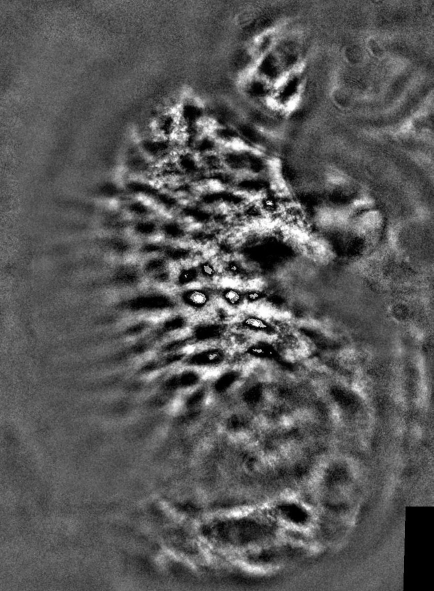
#> input picture Lame_criblee/LC001.jpg, 867 x 1182 px (shown at 1/2 size)
$ python traitement.py
#> lines starting #> are read from the running program, lines starting #| are printed output that depends on the picture; after the words box and inside, x2 and y2 are one past the last pixel; in counts of white or black regions, pixels touching at a corner belong together
#> further down, image is the input picture: shape (1182, 867); min 0, max 255, mean 86.8
import cv2
import numpy as np
from matplotlib import pyplot as plt
from skimage.filters import threshold_otsu, gaussian, laplace
from skimage.feature import canny
from skimage.morphology import opening, closing, square, white_tophat, disk
from skimage.measure import label, regionprops
from skimage.color import label2rgb

# 1. Elimination des rectangles noirs
def remove_black_rectangles(image):
    image[image == 0] = 128
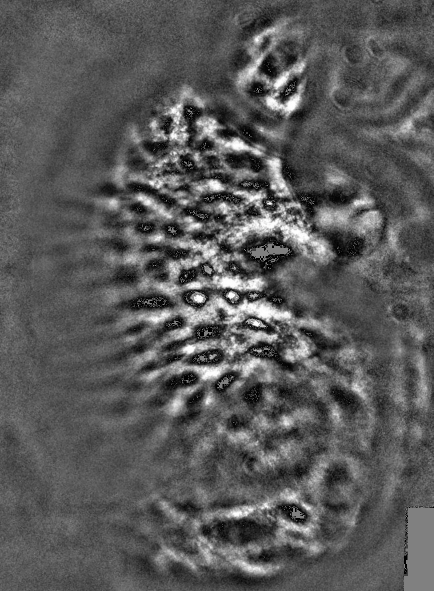
#> image: shape (1182, 867) (shown at 1/2 size); 1.54% of pixels changed, all inside (x1, y1, x2, y2) = (236, 119, 867, 1182)
    return image

# 2. Augmentation du contraste
def manual_contrast(image, factor):
#> called with factor = 1.5
    return cv2.convertScaleAbs(image, alpha=factor, beta=0)

def histogram_equalization(image):
    return cv2.equalizeHist(image)

def top_hat(image):
    selem = disk(12)
    return white_tophat(image, selem)
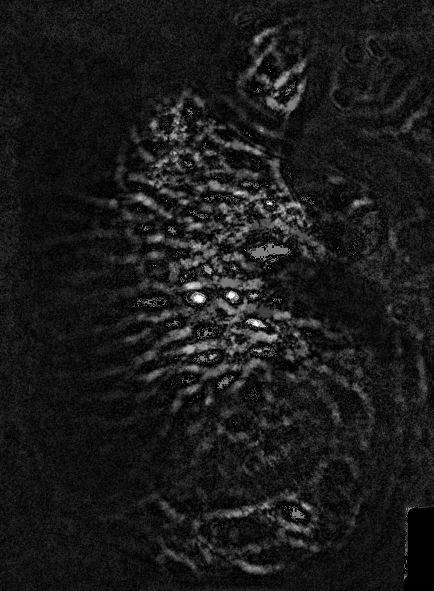
#> returned value: shape (1182, 867) (shown at 1/2 size); min 0, max 254, mean 26.1

# III. Méthodes de segmentation
def otsu_threshold(image):
    thresh = threshold_otsu(image)
#> thresh = 125
    return image > thresh
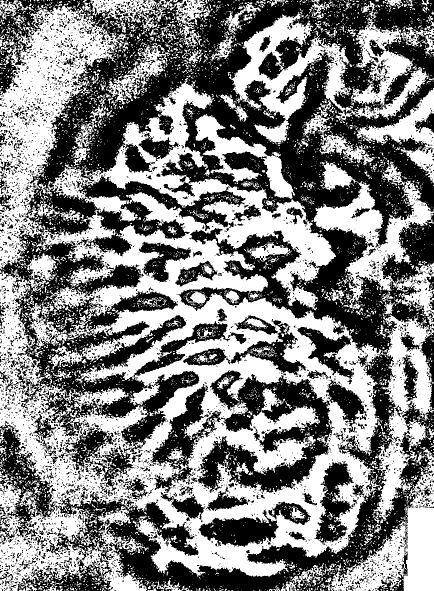
#> returned value: shape (1182, 867) bool (shown at 1/2 size); 50.8% white; 4825 black regions (4428 under 20 px), largest, box (x1, y1, x2, y2) and area: (0, 0, 867, 1182) 350005, (303, 741, 669, 986) 37438, (0, 847, 115, 1075) 8757

def hysteresis_threshold(image):
    return canny(image, low_threshold=10, high_threshold=50)
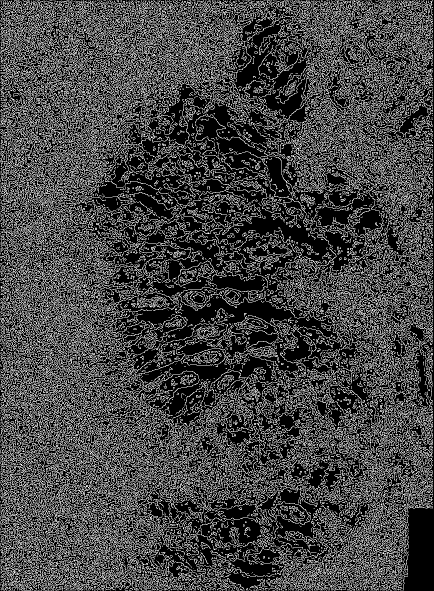
#> returned value: shape (1182, 867) bool (shown at 1/2 size); 27.2% white in thin lines or dots

# IV. Amélioration de l’image
def apply_opening(image):
    return opening(image, square(3))
#> returned value: shape (1182, 867) bool; 43.1% white; 1498 white regions (935 under 20 px), largest, box (x1, y1, x2, y2) and area: (0, 373, 755, 1153) 171776, (0, 12, 233, 537) 39983, (184, 166, 458, 415) 18500

def apply_closing(image):
    return closing(image, square(3))
#> returned value: shape (1182, 867) bool; 45.8% white; 717 white regions (429 under 20 px), largest, box (x1, y1, x2, y2) and area: (0, 166, 762, 1153) 247758, (0, 12, 235, 537) 46243, (463, 27, 701, 285) 20475

def sequential_filtering(image):
    return opening(closing(opening(closing(image, square(3)), square(3)), square(3)), square(3))
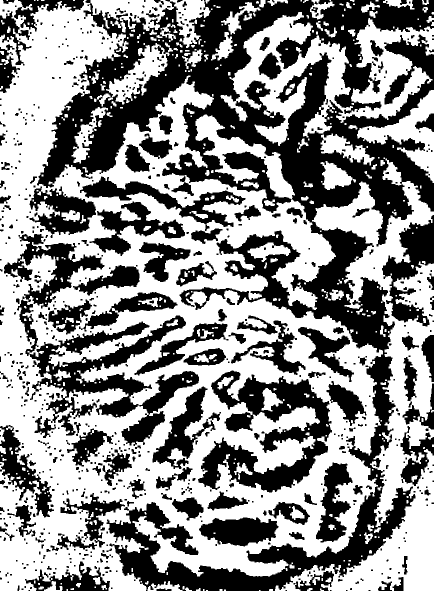
#> returned value: shape (1182, 867) bool (shown at 1/2 size); 55.6% white; 727 black regions (452 under 20 px)

# V. Détection de contours
def laplacian_of_gaussian(image):
    return laplace(gaussian(image, sigma=3))
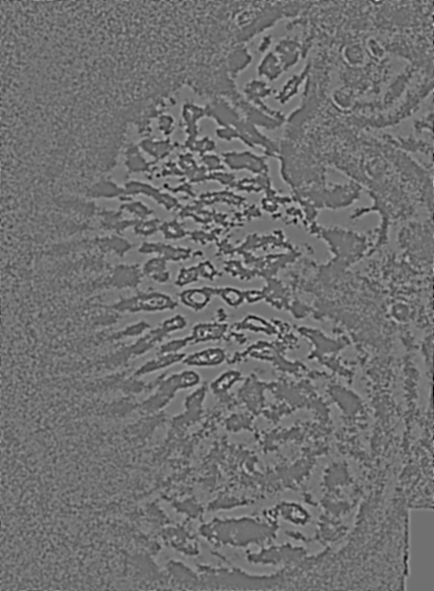
#> returned value: shape (1182, 867) float64 (shown at 1/2 size); min -0.0565, max 0.0713, mean 6.41e-20; drawn with min black and max white

# Load and process an example image
image_path = 'LC001.jpg'  # Replace with your image file path
image = cv2.imread(image_path, cv2.IMREAD_GRAYSCALE)

# Example workflow
image = remove_black_rectangles(image)
manual_contrast_image = manual_contrast(image, 1.5)
equalized_image = histogram_equalization(image)
tophat_image = top_hat(image)
binary_otsu = otsu_threshold(equalized_image)
edges = hysteresis_threshold(equalized_image)
opened_image = apply_opening(binary_otsu)
closed_image = apply_closing(opened_image)
filtered_image = sequential_filtering(binary_otsu)
log_image = laplacian_of_gaussian(equalized_image)

# Display results
plt.figure(figsize=(12, 12))

plt.subplot(331), plt.imshow(image, cmap='gray'), plt.title('Original Image')
plt.subplot(332), plt.imshow(manual_contrast_image, cmap='gray'), plt.title('Manual Contrast')
plt.subplot(333), plt.imshow(equalized_image, cmap='gray'), plt.title('Histogram Equalization')
plt.subplot(334), plt.imshow(tophat_image, cmap='gray'), plt.title('Top Hat')
plt.subplot(335), plt.imshow(binary_otsu, cmap='gray'), plt.title('Otsu Threshold')
plt.subplot(336), plt.imshow(edges, cmap='gray'), plt.title('Hysteresis Threshold')
plt.subplot(337), plt.imshow(opened_image, cmap='gray'), plt.title('Opening')
plt.subplot(338), plt.imshow(closed_image, cmap='gray'), plt.title('Closing')
plt.subplot(339), plt.imshow(filtered_image, cmap='gray'), plt.title('Sequential Filtering')

plt.show()

# Additional analysis and results
regions = regionprops(label(filtered_image))
#> regions = 524 regions; largest, box (x1, y1, x2, y2) and area: (0, 0, 766, 1182) 385979, (550, 362, 867, 1182) 72546, (441, 24, 867, 292) 40976, (391, 229, 590, 398) 9547, (714, 180, 867, 366) 8857
areas = [region.area for region in regions]
#> areas = 524 values, max 385979 at index 0, min 6 at index 1, mean 1087.2

# Display histogram of pore areas
plt.figure(figsize=(8, 6))
plt.hist(areas, bins=40, color='blue')
plt.title('Distribution of Pore Areas')
plt.xlabel('Area')
plt.ylabel('Count')
plt.show()
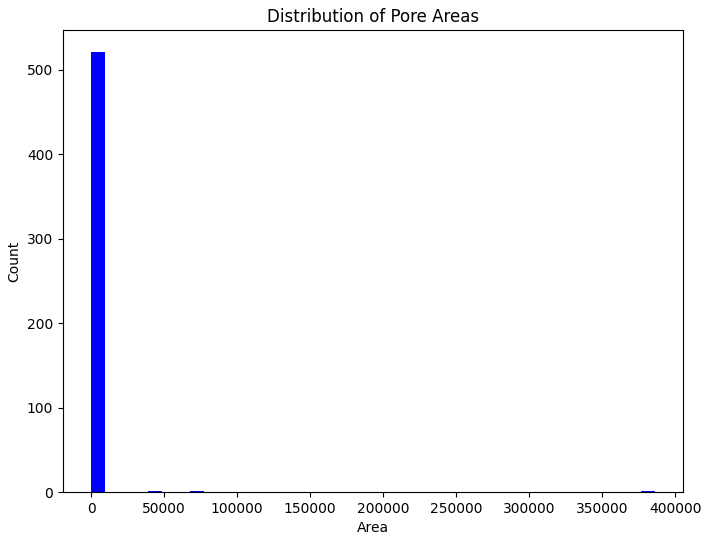
#> figure drawn by matplotlib, 1 panel; tallest bar 521 high, from x = 6 to 9655.3

# Statistical Summary
mean_area = np.mean(areas)
#> mean_area = 1087.2
median_area = np.median(areas)
#> median_area = 20
std_area = np.std(areas)
#> std_area = 17232.8

print(f"Mean Area: {mean_area:.2f}")
#| Mean Area: 1087.17
print(f"Median Area: {median_area:.2f}")
#| Median Area: 20.00
print(f"Standard Deviation of Area: {std_area:.2f}")
#| Standard Deviation of Area: 17232.83

$ run again, with Lame_criblee/LC002.jpg copied over Lame_criblee/LC001.jpg
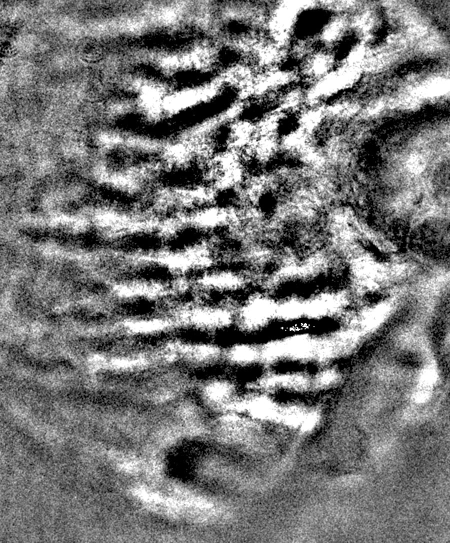
#> input picture Lame_criblee/LC002.jpg, 900 x 1086 px (shown at 1/2 size)
#> image is the input picture: shape (1086, 900); min 0, max 255, mean 119.7
#> image: shape (1086, 900); 5.66% of pixels changed, all inside (x1, y1, x2, y2) = (0, 0, 900, 1049)
#> thresh = 127
#> in laplacian_of_gaussian, `return laplace(gaussian(image, sigma=3))`:
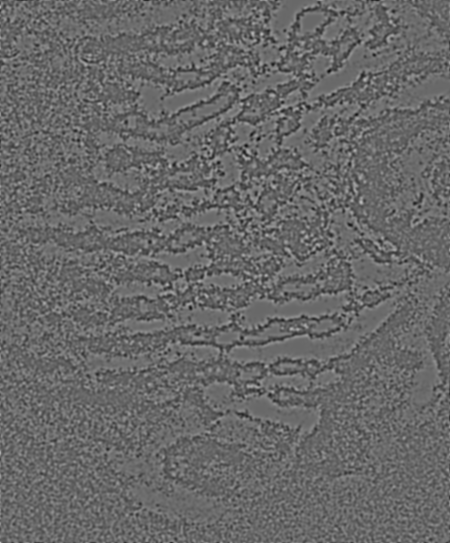
#> returned value: shape (1086, 900) float64 (shown at 1/2 size); min -0.0512, max 0.0736, mean 3.25e-20; drawn with min black and max white
#> regions = 1119 regions; largest, box (x1, y1, x2, y2) and area: (0, 0, 900, 1086) 353855, (155, 801, 492, 1065) 27835, (0, 0, 426, 89) 17619, (0, 156, 188, 412) 16449, (771, 248, 900, 455) 15380
#> areas = 1119 values, max 353855 at index 14, min 6 at index 3, mean 462.3
#> `plt.show()`:
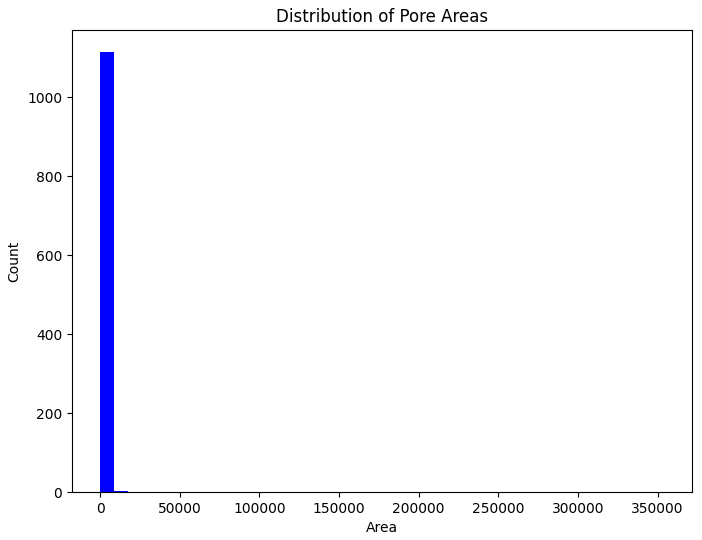
#> figure drawn by matplotlib, 1 panel; tallest bar 1114 high, from x = 6 to 8852.2
#> mean_area = 462.3
#> median_area = 18
#> std_area = 10641.1
#| Mean Area: 462.30
#| Median Area: 18.00
#| Standard Deviation of Area: 10641.12

$ run again, with Lame_criblee/LC004.jpg copied over Lame_criblee/LC001.jpg
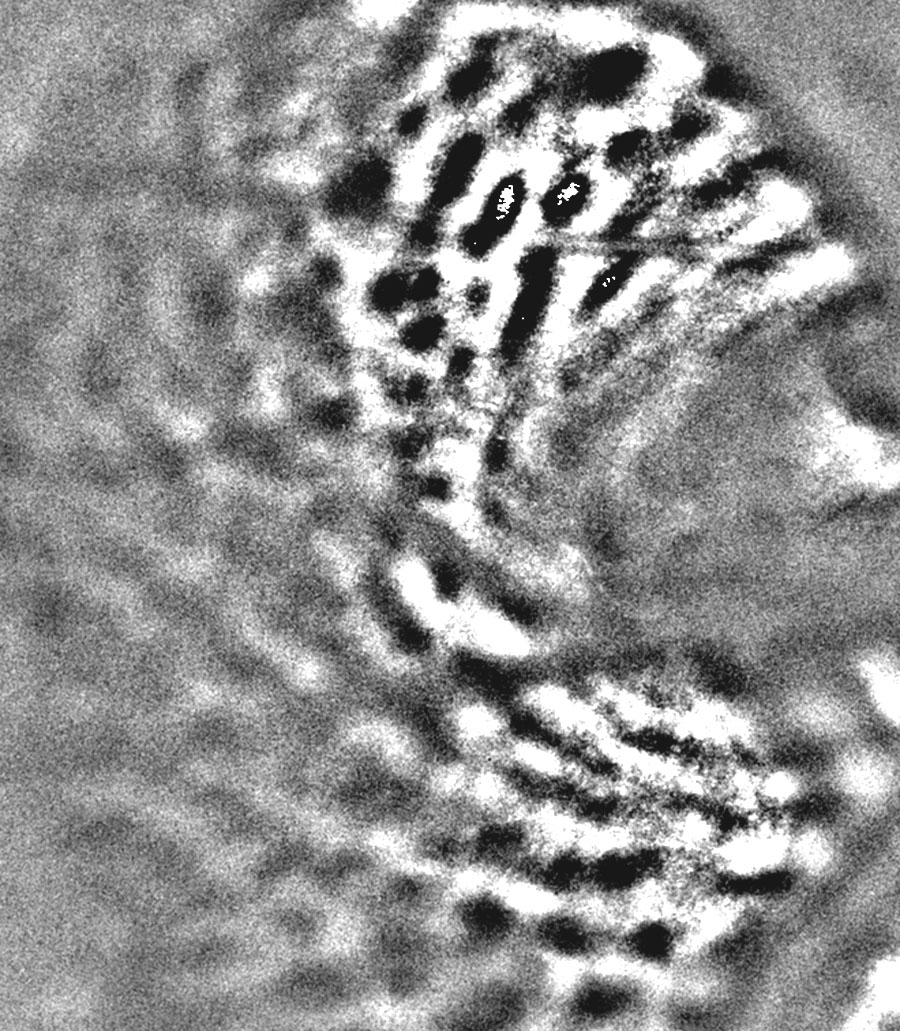
#> input picture Lame_criblee/LC004.jpg, 900 x 1031 px
#> image is the input picture: shape (1031, 900); min 7, max 255, mean 143.2
#> thresh = 126
#> in laplacian_of_gaussian, `return laplace(gaussian(image, sigma=3))`:
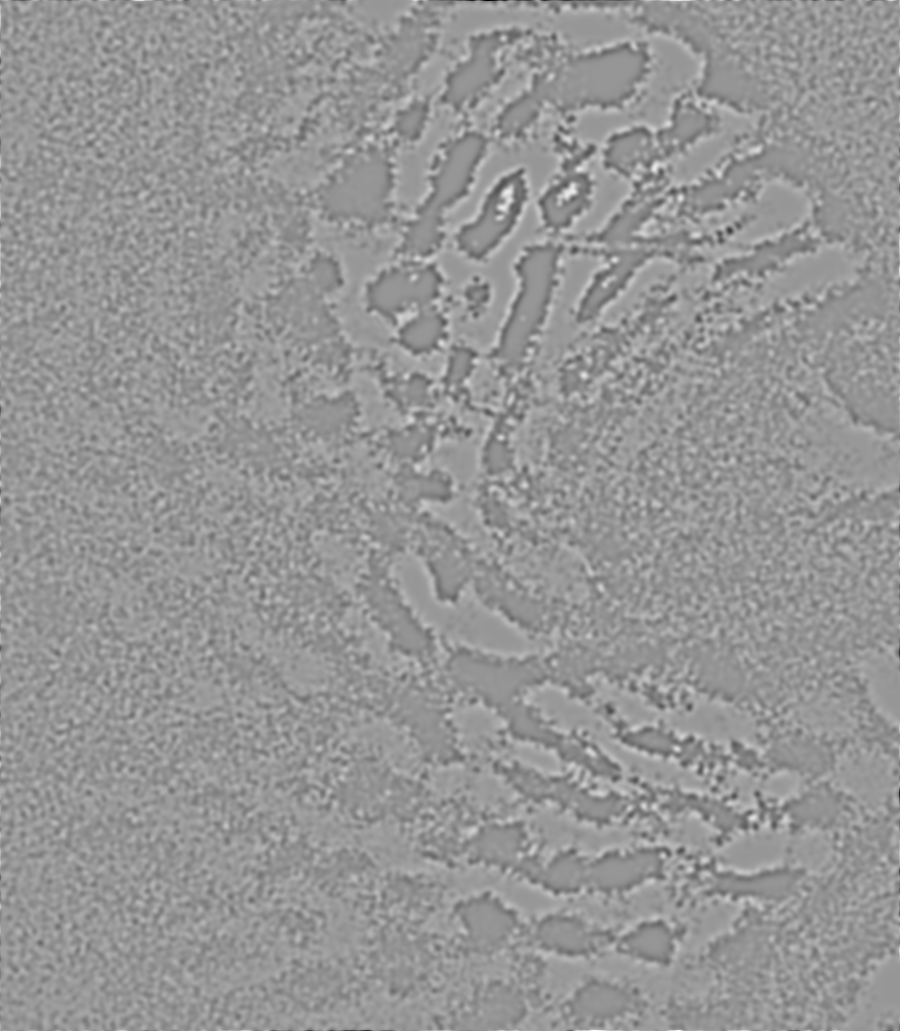
#> returned value: shape (1031, 900) float64; min -0.0798, max 0.0556, mean -4.88e-20; drawn with min black and max white
#> regions = 524 regions; largest, box (x1, y1, x2, y2) and area: (0, 0, 900, 1031) 393006, (0, 0, 424, 223) 45074, (702, 0, 900, 265) 18530, (734, 928, 900, 1031) 8342, (777, 680, 900, 825) 7727
#> areas = 524 values, max 393006 at index 1, min 6 at index 3, mean 964.6
#> `plt.show()`:
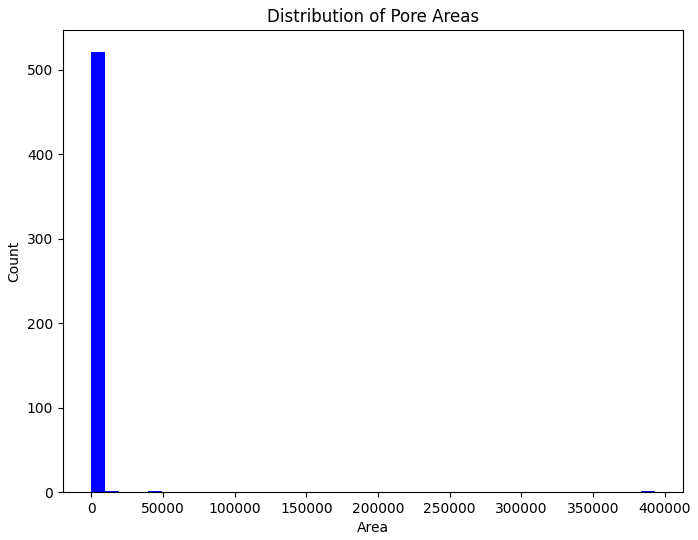
#> figure drawn by matplotlib, 1 panel; tallest bar 521 high, from x = 6 to 9831
#> mean_area = 964.6
#> median_area = 16
#> std_area = 17283.9
#| Mean Area: 964.57
#| Median Area: 16.00
#| Standard Deviation of Area: 17283.91

$ run again, with Lame_criblee/LC009.jpg copied over Lame_criblee/LC001.jpg
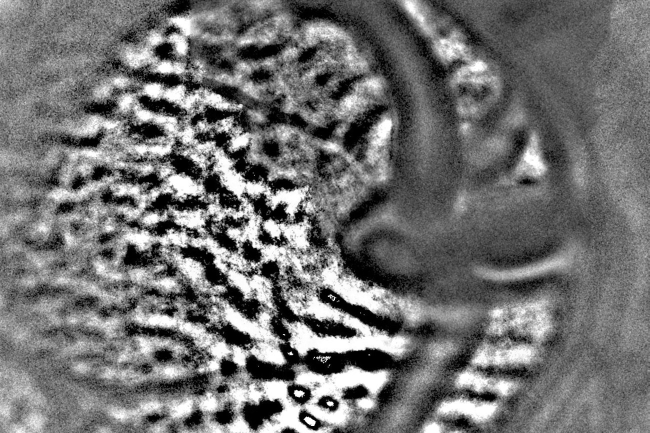
#> input picture Lame_criblee/LC009.jpg, 1299 x 866 px (shown at 1/2 size)
#> image is the input picture: shape (866, 1299); min 0, max 255, mean 113.3
#> image: shape (866, 1299); 3% of pixels changed, all inside (x1, y1, x2, y2) = (53, 0, 1116, 866)
#> thresh = 125
#> regions = 455 regions; largest, box (x1, y1, x2, y2) and area: (0, 0, 965, 866) 401454, (1134, 0, 1299, 785) 60418, (224, 6, 771, 251) 43173, (836, 580, 1128, 866) 28321, (1044, 699, 1299, 866) 21500
#> areas = 455 values, max 401454 at index 0, min 6 at index 305, mean 1382.2
#> `plt.show()`:
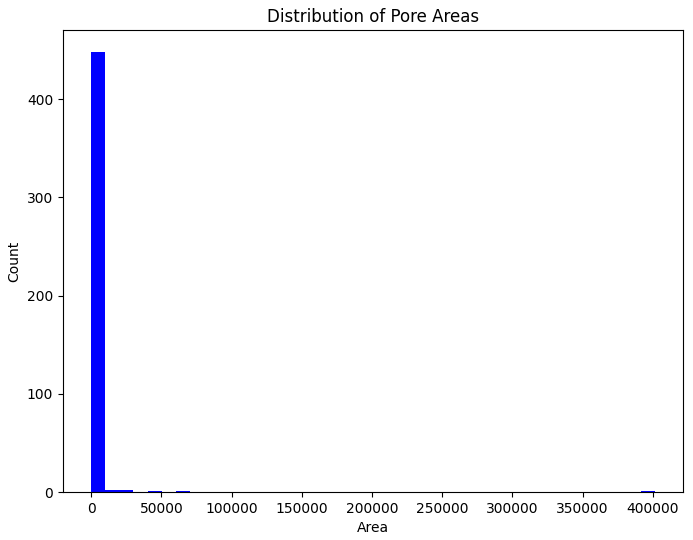
#> figure drawn by matplotlib, 1 panel; tallest bar 448 high, from x = 6 to 10042.2
#> mean_area = 1382.2
#> median_area = 18
#> std_area = 19182.9
#| Mean Area: 1382.25
#| Median Area: 18.00
#| Standard Deviation of Area: 19182.87
